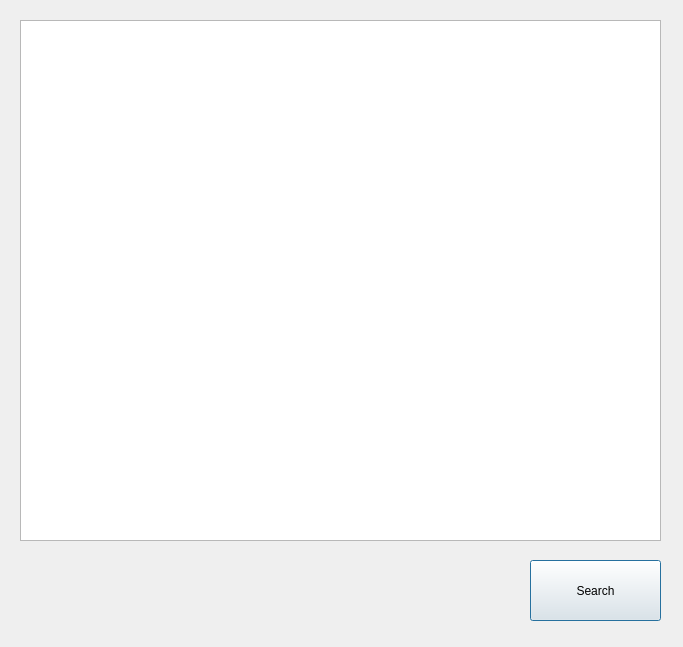
<?xml version="1.0" encoding="UTF-8"?>
<ui version="4.0">
 <class>AlarmList</class>
 <widget class="QDialog" name="AlarmList">
  <property name="geometry">
   <rect>
    <x>0</x>
    <y>0</y>
    <width>683</width>
    <height>647</height>
   </rect>
  </property>
  <property name="windowTitle">
   <string>Alarm List</string>
  </property>
  <widget class="QPushButton" name="SearchButton">
   <property name="geometry">
    <rect>
     <x>530</x>
     <y>560</y>
     <width>131</width>
     <height>61</height>
    </rect>
   </property>
   <property name="text">
    <string>Search</string>
   </property>
  </widget>
  <widget class="QListWidget" name="listWidget">
   <property name="geometry">
    <rect>
     <x>20</x>
     <y>20</y>
     <width>641</width>
     <height>521</height>
    </rect>
   </property>
   <property name="font">
    <font>
     <family>Arial</family>
    </font>
   </property>
  </widget>
 </widget>
 <resources/>
 <connections/>
</ui>
